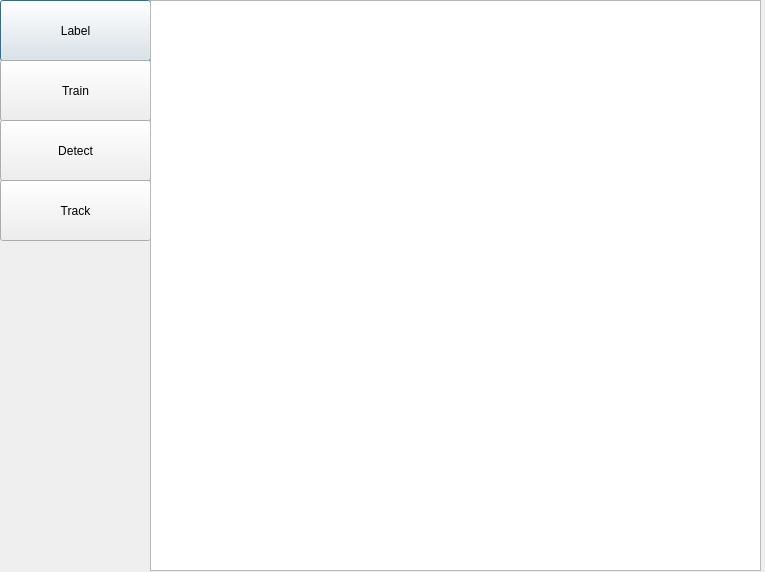
<?xml version="1.0" encoding="UTF-8"?>
<ui version="4.0">
 <class>Tracker</class>
 <widget class="QDialog" name="Tracker">
  <property name="enabled">
   <bool>true</bool>
  </property>
  <property name="geometry">
   <rect>
    <x>0</x>
    <y>0</y>
    <width>765</width>
    <height>572</height>
   </rect>
  </property>
  <property name="windowTitle">
   <string>Dialog</string>
  </property>
  <widget class="QPushButton" name="Label">
   <property name="geometry">
    <rect>
     <x>0</x>
     <y>0</y>
     <width>151</width>
     <height>61</height>
    </rect>
   </property>
   <property name="autoFillBackground">
    <bool>false</bool>
   </property>
   <property name="text">
    <string>Label</string>
   </property>
  </widget>
  <widget class="QPushButton" name="Train">
   <property name="geometry">
    <rect>
     <x>0</x>
     <y>60</y>
     <width>151</width>
     <height>61</height>
    </rect>
   </property>
   <property name="text">
    <string>Train</string>
   </property>
  </widget>
  <widget class="QPushButton" name="Detect">
   <property name="geometry">
    <rect>
     <x>0</x>
     <y>120</y>
     <width>151</width>
     <height>61</height>
    </rect>
   </property>
   <property name="text">
    <string>Detect</string>
   </property>
  </widget>
  <widget class="QPushButton" name="Track">
   <property name="geometry">
    <rect>
     <x>0</x>
     <y>180</y>
     <width>151</width>
     <height>61</height>
    </rect>
   </property>
   <property name="text">
    <string>Track</string>
   </property>
  </widget>
  <widget class="QTextBrowser" name="textBrowser">
   <property name="geometry">
    <rect>
     <x>150</x>
     <y>0</y>
     <width>611</width>
     <height>571</height>
    </rect>
   </property>
  </widget>
 </widget>
 <resources/>
 <connections/>
</ui>
